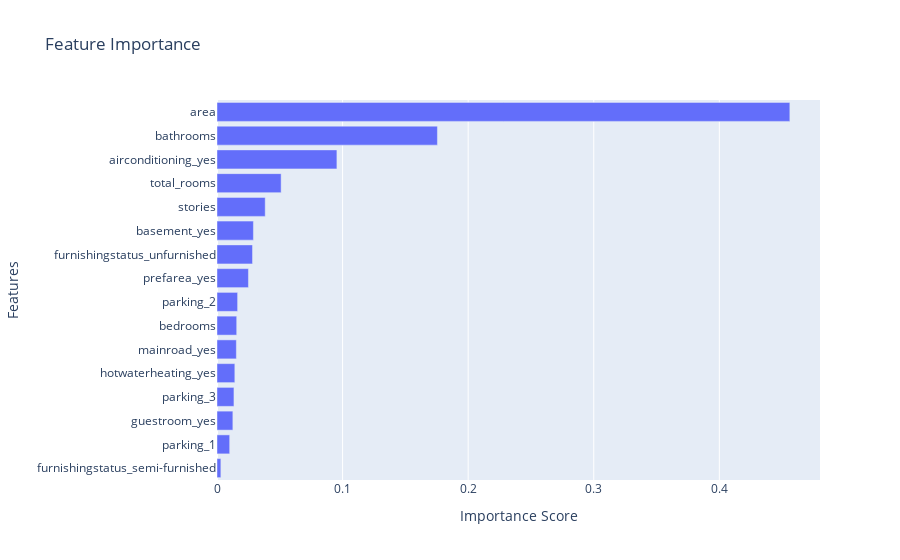

Notebook code for this chart:
### Markdown cell above
### Plot the feature importances using seaborn

### Code cell
feature_imp_fig = go.Figure(go.Bar(
    x=feature_importance_df['Importance'],
    y=feature_importance_df['Feature'],
    orientation='h'
))

feature_imp_fig.update_layout(
    title='Feature Importance',
    xaxis_title='Importance Score',
    yaxis_title='Features',
    yaxis=dict(autorange="reversed")
)

feature_imp_fig.show()
feature_imp_fig.write_html('feature_importance.html')

### Figure 1 — Plotly figure (JSON) as saved in the notebook; plotly's stock layout.template omitted (floating-point values rounded to 4 significant figures)
{"data": [{"orientation": "h", "type": "bar", "x": [0.4561, 0.1755, 0.09548, 0.05107, 0.0384, 0.029, 0.02829, 0.02504, 0.01642, 0.01569, 0.01541, 0.0142, 0.0135, 0.01264, 0.0101, 0.00308], "y": ["area", "bathrooms", "airconditioning_yes", "total_rooms", "stories", "basement_yes", "furnishingstatus_unfurnished", "prefarea_yes", "parking_2", "bedrooms", "mainroad_yes", "hotwaterheating_yes", "parking_3", "guestroom_yes", "parking_1", "furnishingstatus_semi-furnished"]}], "layout": {"title": {"text": "Feature Importance"}, "xaxis": {"title": {"text": "Importance Score"}}, "yaxis": {"autorange": "reversed", "title": {"text": "Features"}}}}
